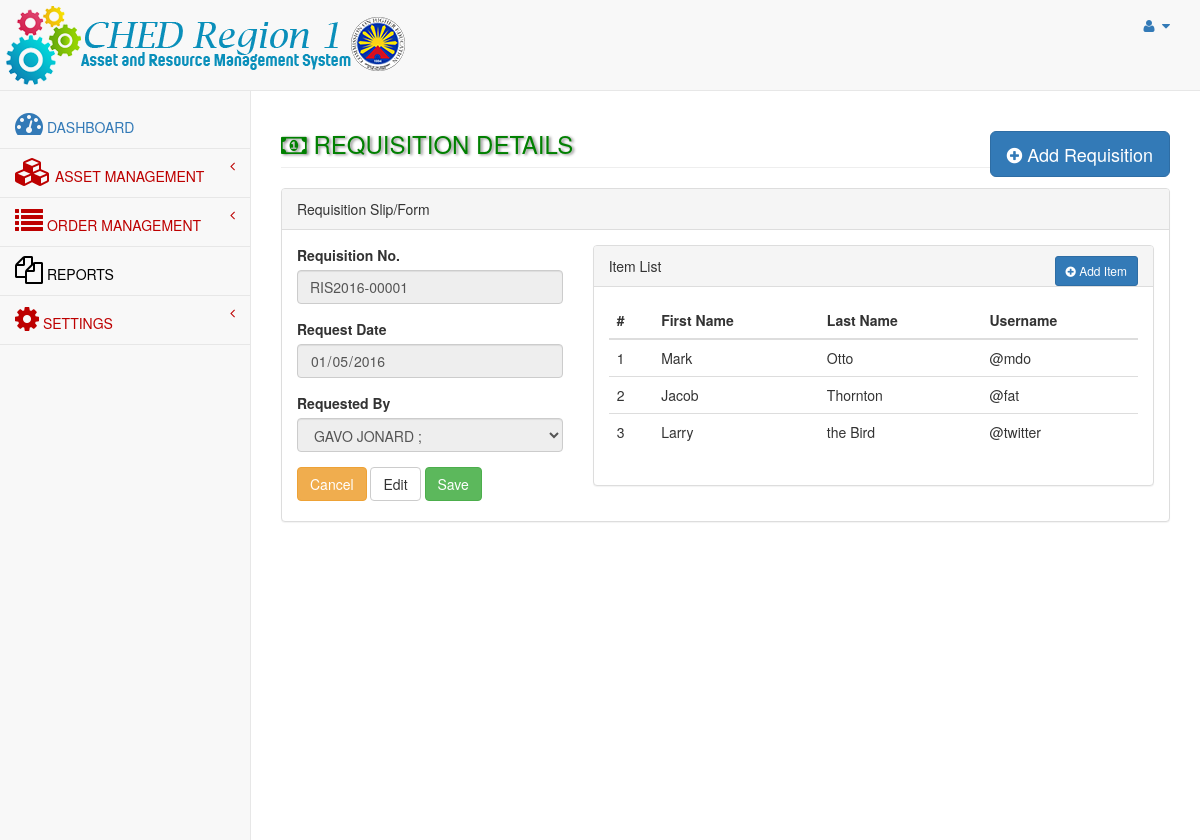
/admin/old/requisition_details.php?id=1, run on the app's committed database.
### tables this page shows
CREATE TABLE `requisition_details` (
  `reqid` bigint(20) NOT NULL AUTO_INCREMENT,
  `requisition_no` varchar(100) DEFAULT NULL,
  `requisition_date` date DEFAULT NULL,
  `eid` int(11) DEFAULT NULL,
  PRIMARY KEY (`reqid`)
);

### admin/old/requisition_details.php (the view, shortened to what this page needs)
<?php
include('header.php');
		$conn = dbConnect();
		$reqid = $_GET['id'];
		$sqlselect = "SELECT reqid,requisition_no, requisition_date, CONCAT(employee.fname,' ',employee.lname) AS fullname,employee.eid FROM requisition_details LEFT JOIN employee
ON requisition_details.eid = employee.eid where reqid='$reqid'";
		$stmt = $conn->prepare($sqlselect);
		$stmt->execute();
		$row = $stmt->fetch(PDO::FETCH_ASSOC);
		$rno = $row['requisition_no'];
		$rdate = $row['requisition_date'];
		$efullname = $row['fullname'];
		$eid = $row['eid'];
?>
<div id="page-wrapper">
            <div class="row">
                <div class="col-lg-12">
                    <h3 class="page-header" style="color:green;"><i class="fa fa-money fa-1x"></i> REQUISITION DETAILS
						<div class="pull-right">
								<button id="addreq" class="btn btn-primary btn-lg" data-toggle="modal" data-target="#addRequisition">
								<i class="fa fa-plus-circle"></i> Add Requisition
							</button>
                            </div></h3>
                </div>
            </div>
            <div class="row">
                <div class="col-lg-12">
                    <div class="panel panel-default">
                        <div class="panel-heading">
                            Requisition Slip/Form
                        </div>
                        <div class="panel-body">
                            <div class="row">
                                <div class="col-lg-4">
                                    <form role="form" method="post" action="addprequestitem.php">
                                        <div class="form-group">
                                            <label>Requisition No.</label>
                                            <input class="form-control" value="<?php echo $rno;?>" tabindex="1" disabled>
                                        </div>
									<div class="form-group">
                                            <label>Request Date</label>
                                            <input disabled type="date" class="form-control" tabindex="4" value="<?php echo $rdate;?>">
                                        </div>
									<div class="form-group">
                                            <label>Requested By</label>
                                            <select class="form-control" disabled>
                                                <?php
												echo "<option value='$eid'>$efullname;</option>";
						?>
                                            </select>
                                        </div>
									<button type="submit" class="btn btn-warning" onClick="javascript: history.go(-1);">Cancel</button>
									<button type="reset" class="btn btn-default">Edit</button>
                                    <button type="submit" class="btn btn-success">Save</button>
									</form>
                                </div>
                                <div class="col-lg-8">
			   <div class="panel panel-default">
					<div class="panel-heading">
						Item List
						<div class="pull-right">
								<button id="addreq" class="btn btn-primary btn-sm" data-toggle="modal" data-target="#addRequisition">
								<i class="fa fa-plus-circle"></i> Add Item
							</button>
                            </div>
					</div>
					<div class="panel-body">
						<div class="table-responsive">
							<table class="table">
								<thead>
									<tr>
										<th>#</th>
										<th>First Name</th>
										<th>Last Name</th>
										<th>Username</th>
									</tr>
								</thead>
								<tbody>
									<tr>
										<td>1</td>
										<td>Mark</td>
										<td>Otto</td>
										<td>@mdo</td>
									</tr>
									<tr>
										<td>2</td>
										<td>Jacob</td>
										<td>Thornton</td>
										<td>@fat</td>
									</tr>
									<tr>
										<td>3</td>
										<td>Larry</td>
										<td>the Bird</td>
										<td>@twitter</td>
									</tr>
								</tbody>
							</table>
						</div>
					</div>
				</div>
                                </div>
                            </div>
                        </div>
                    </div>
                </div>
            </div>
        </div>
    </div>
<?php
include('footer.php');
?>

### data on the page
requisition_details: requisition_no "RIS2016-00001", requisition_date "01/05/2016"

### other printed values
form field value "GAVO JONARD ;"
